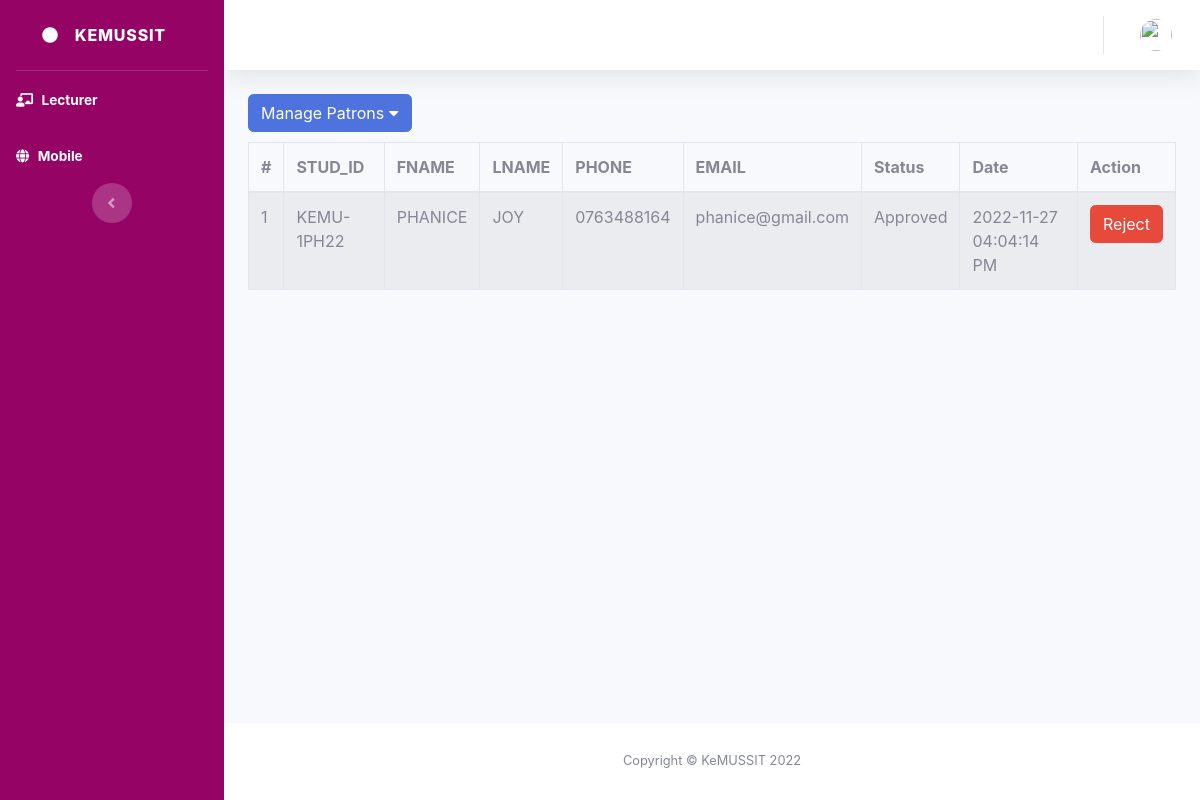
/admin_web/patA.php, run on the app's committed database.
### tables this page shows
CREATE TABLE `official` (
  `stud_id` varchar(20) NOT NULL,
  `fname` varchar(50) DEFAULT NULL,
  `lname` varchar(50) DEFAULT NULL,
  `gender` varchar(50) DEFAULT NULL,
  `email` varchar(50) DEFAULT NULL,
  `password` varchar(250) DEFAULT NULL,
  `phone` varchar(50) DEFAULT NULL,
  `role` varchar(50) DEFAULT NULL,
  `department` varchar(50) DEFAULT NULL,
  `classification` varchar(50) DEFAULT NULL,
  `status` float DEFAULT 0,
  `remarks` text DEFAULT NULL,
  `date` varchar(50) DEFAULT NULL
);

### admin_web/patA.php (the view, shortened to what this page needs)
<?php
include 'database/connection.php';
include('header.php');
?>
<div class="dropdown" style="float: left;">
    <button class="btn btn-primary btn-xs" type="button"
        data-toggle="dropdown">Manage Patrons   <i class="fas fa-caret-down" style="color: #fff;"></i></button>
    </div><br>
                    <div class="row">
                        <div class="col-md-12">
                            <div class="panel panel-default">
                                <div class="panel-body">
                                    <div class="table-responsive">
                                        <table class="table table-striped table-bordered table-hover"
                                            id="dataTables-example">
                                    <thead>
                                        <tr>
                                            <th>#</th>
                                            <th>STUD_ID</th>
                                            <th>FNAME</th>
                                            <th>LNAME</th>
                                            <th>PHONE</th>
                                            <th>EMAIL</th>
                                            <th>Status</th>
                                            <th>Date</th>
                                            <th>Action</th>
                                        </tr>
                                    </thead>
                                    <tbody>
                                            <?php
                                                $query_run = mysqli_query($con, "SELECT * FROM official where role='Patron' and status=1");
                                                $i = 1;
                                                if (mysqli_num_rows($query_run) > 0) {
                                                    while ($row = mysqli_fetch_assoc($query_run)) {
                                                ?>
                                                <tr>
                                                    <td><?php echo $i; ?></td>
                                                    <td><?php echo $row['stud_id']; ?></td>
                                                    <td><?php echo $row['fname']; ?></td>
                                                    <td><?php echo $row['lname']; ?></td>
                                                    <td> <?php echo $row['phone']; ?></td>
                                                    <td><?php echo $row['email']; ?></td>
                                                    <td><?php
                                                                    if ($row['status'] == 1) {
                                                                        echo 'Approved';
                                                                    } ?></td>
                                                    <td><?php echo $row['date']; ?></td>
                                                    <td>
                                                        <div class="dropdown" style="float: left;">
                                                            <button class="btn btn-danger btn-xs" type="button"
                                                                data-toggle="dropdown">Reject</button>
                                                        </div>
                                                    </td>
                                                </tr>
                                                <?php $i = $i + 1;
                                                    }
                                                } ?>
                                            </tbody>
                                        </table>
                                    </div>
                                </div>
                            </div>
                        </div>
                    </div>
                    <?php
include('footer.php');
?>

### data on the page
official: stud_id "KEMU-1PH22", fname "PHANICE", lname "JOY", phone "0763488164", email "phanice@gmail.com", status "Approved", date "2022-11-27 04:04:14 PM"
